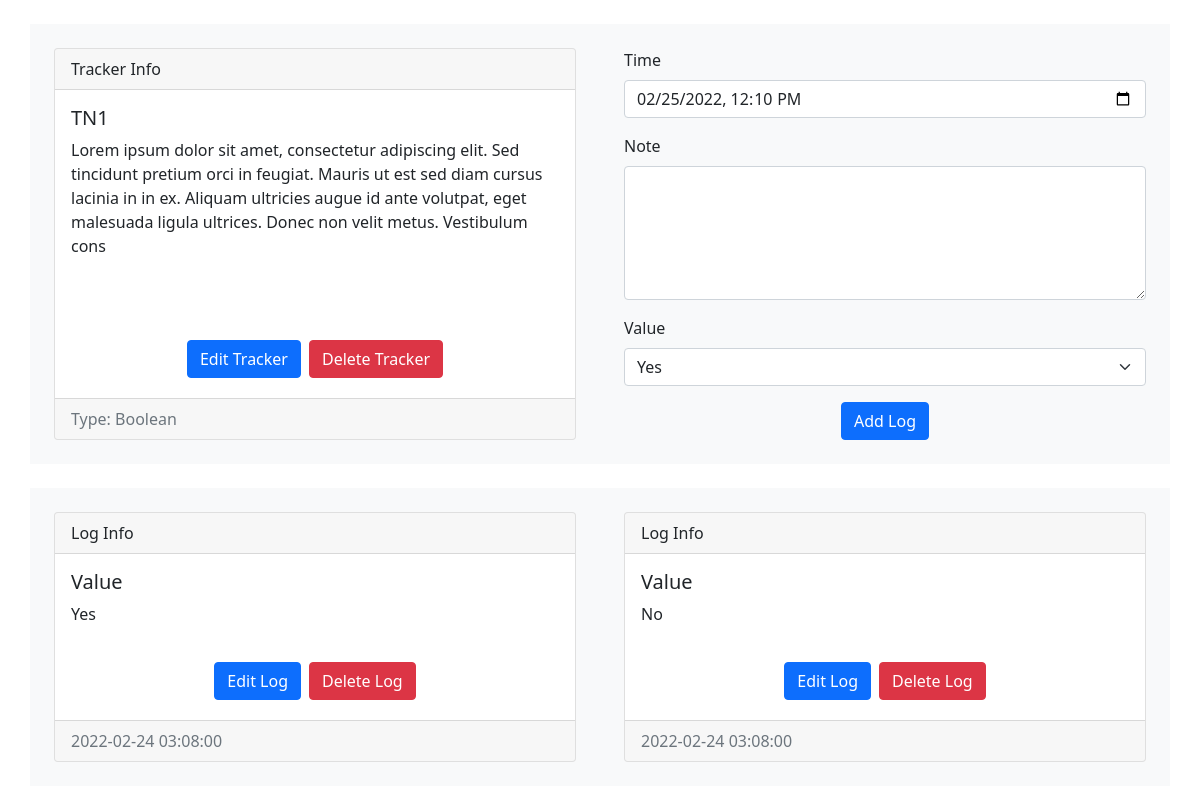
The app's page /trackers/view?id=1 (signed in) with its own data.
### models/models.py (models this page shows)
class TrackerModel(db.Model):
    __tablename__ = "trackers"
    t_id = db.Column(db.Integer(), primary_key=True)
    t_name = db.Column(db.String(64), nullable=False)
    t_desc = db.Column(db.String(256))
    t_type = db.Column(db.Integer(), db.ForeignKey("tracker_types.tt_id", ondelete="CASCADE"), nullable=False)
    t_user = db.Column(db.Integer(), db.ForeignKey("users.id", ondelete="CASCADE"), nullable=False)
    t_type_name = db.relationship("TrackerTypes", uselist=False)
    t_unit = db.relationship("TrackerUnit", cascade="all, delete", uselist=False)
    t_options = db.relationship("TrackerOptions", cascade="all, delete")
    t_logs = db.relationship("TrackerLogs", cascade="all, delete")

class TrackerTypes(db.Model):
    __tablename__ = "tracker_types"
    tt_id = db.Column(db.Integer(), primary_key=True, autoincrement=True)
    tt_name = db.Column(db.String(64), unique=True, nullable=False)

class TrackerLogs(db.Model):
    __tablename__ = "tracker_logs"
    tl_id = db.Column(db.Integer(), primary_key=True, autoincrement=True)
    tl_time = db.Column(db.DateTime(), nullable=False)
    tl_note = db.Column(db.String(256))
    tl_tracker = db.Column(db.Integer(), db.ForeignKey("trackers.t_id", ondelete="CASCADE"), nullable=False)
    tl_vals = db.relationship("TrackerValues", cascade="all, delete")

class TrackerValues(db.Model):
    __tablename__ = "tracker_vals"
    tv_id = db.Column(db.Integer(), primary_key=True, autoincrement=True)
    tv_val = db.Column(db.Numeric(10, 2), nullable=False)
    tv_log = db.Column(db.Integer(), db.ForeignKey("tracker_logs.tl_id", ondelete="CASCADE"), nullable=False)

### views/views.py (the view, shortened to what this page needs)
@app.route("/trackers/view", methods=["GET", "POST"])
@login_required
def trackers_view():
    t_id = request.args.get("id", "")
    if not (t_id.isdigit()):
        flash("Invalid Tracker", "danger")
        return redirect("/trackers")
    t_id = int(t_id)
    tracker = TrackerModel.query.filter(TrackerModel.t_id == t_id, TrackerModel.t_user == current_user.id).first()
    if not tracker:
        flash("Invalid Tracker", "danger")
        return redirect("/trackers")
    options = {x.to_id: x.to_name for x in tracker.t_options}
    return render_template("trackers/view.html", user=current_user, tracker=tracker, options=options)

### auth/auth.py (called while the page is built)
@login.user_loader
def load_user(id):
    return UserModel.query.get(int(id))

### templates/trackers/view.html (shortened to what this page needs)
<!DOCTYPE html>
<html lang="en">
    <head>
        <link rel="stylesheet" href="{{ url_for('static', filename='css/bootstrap.min.css')}}">
        <link rel="stylesheet" href="{{ url_for('static', filename='css/fontawesome.all.min.css')}}">
    </head>
    <body>
        <div class="container">
            <div class="row equal bg-light mt-4">
                <div class="col-sm-12 col-md-12 col-lg-6 col-xl-6 d-flex justify-content-center p-4">
                    <div class="card flex-fill">
                        <div class="card-header">Tracker Info</div>
                        <div class="card-body">
                            <h5 class="card-title">{{ tracker.t_name }}</h5>
                            <p class="card-text">{{ tracker.t_desc }}</p>
                        </div>
                        <div class="card-body d-flex justify-content-center align-items-end">
                            <a href="/trackers/edit?id={{ tracker.t_id }}" class="btn btn-primary m-1">Edit Tracker</a>
                            <form action="" method="POST" style="display: inline;">
                                <button type="submit" class="btn btn-danger m-1">Delete Tracker</button>
                            </form>
                        </div>
                        <div class="card-footer text-muted">
                            <span>Type: {{ tracker.t_type_name.tt_name }}</span>
                        </div>
                    </div>
                </div>
                <div class="col-sm-12 col-md-12 col-lg-6 col-xl-6 d-flex justify-content-center p-4">
                    <div class="flex-fill">
                        <form action="" method="POST" style="width: 100%;">
                            <div class="mb-3">
                                <label for="tl_time" class="form-label">Time</label>
                                <input type="datetime-local" class="form-control" id="tl_time" name="tl_time" required>
                            </div>
                            <div class="mb-3">
                                <label for="tl_note" class="form-label">Note</label>
                                <textarea rows="5" class="form-control" id="tl_note" name="tl_note" maxlength="256"></textarea>
                            </div>
                            {% if tracker.t_type_name.tt_name == "Boolean" %}
                            <label for="tl_val" class="form-label">Value</label>
                            <div class="mb-3">
                                <select id="tl_val" name="tl_val" class="form-select" required>
                                    <option value="1" selected>Yes</option>
                                </select>
                            </div>
                            {% elif tracker.t_type_name.tt_name == "Integer" %}
                            <label for="tl_val" class="form-label">Value</label>
                            <div class="input-group mb-3">
                                <input type="number" step="1" id="tl_val" name="tl_val" class="form-control" aria-describedby="tl_unit" required>
                                <span class="input-group-text" id="tl_unit">{{ tracker.t_unit.tu_name }}</span>
                            </div>
                            {% elif tracker.t_type_name.tt_name == "Decimal" %}
                            <label for="tl_val" class="form-label">Value</label>
                            <div class="input-group mb-3">
                                <input type="number" step="0.01" id="tl_val" name="tl_val" class="form-control" aria-describedby="tl_unit" required>
                                <span class="input-group-text" id="tl_unit">{{ tracker.t_unit.tu_name }}</span>
                            </div>
                            {% endif %}
                            <div class="d-flex justify-content-center mt-2">
                                <button type="submit" class="btn btn-primary">Add Log</button>
                            </div>
                        </form>
                    </div>
                </div>
            </div>
        </div>
        <div class="container">
            <div class="row equal bg-light mt-4">
                {% for log in tracker.t_logs %}
                <div class="col-sm-12 col-md-12 col-lg-6 col-xl-6 d-flex justify-content-center p-4">
                    <div class="card flex-fill">
                        <div class="card-header">Log Info</div>
                        <div class="card-body">
                            <h5 class="card-title">
                                {% if tracker.t_type_name.tt_name == "Multi Select" %}
                                Values
                                {% else %}
                                Value
                                {% endif %}
                            </h5>
                            <div class="card-text">
                                {% for val in log.tl_vals %}
                                <div>
                                    {% if tracker.t_type_name.tt_name == "Boolean" %}
                                        {% if val.tv_val | int == 1 %}
                                        Yes
                                        {% elif val.tv_val | int == 0 %}
                                        No
                                        {% endif %}
                                    {% elif tracker.t_type_name.tt_name == "Integer" %}
                                        {{ val.tv_val | int }}
                                    {% elif tracker.t_type_name.tt_name == "Decimal" %}
                                        {{ val.tv_val | round(2) }}
                                    {% elif tracker.t_type_name.tt_name == "Duration" %}
                                        Hours: {{ val.tv_val // 3600 }} | Minutes: {{ (val.tv_val % 3600) // 60 }} | Seconds: {{ (val.tv_val % 60) | int }}
                                    {% elif tracker.t_type_name.tt_name == "Single Select" %}
                                        {{ options[val.tv_val | int] }}
                                    {% elif tracker.t_type_name.tt_name == "Multi Select" %}
                                        {{ options[val.tv_val | int] }}
                                    {% endif %}
                                </div>
                                {% endfor %}
                            </div>
                        </div>
                        <div class="card-body d-flex justify-content-center align-items-end">
                            <a href="/trackers/log/edit?tid={{ tracker.t_id }}&lid={{ log.tl_id }}" class="btn btn-primary m-1">Edit Log</a>
                            <form action="" method="POST" style="display: inline;">
                                <button type="submit" class="btn btn-danger m-1">Delete Log</button>
                            </form>
                        </div>
                        <div class="card-footer text-muted">
                            {{ log.tl_time }}
                        </div>
                    </div>
                </div>
                {% endfor %}
            </div>
        </div>
    </body>
</html>

### records on screen
TrackerModel: t_name "TN1", t_desc "Lorem ipsum dolor sit amet, consectetur adipiscing elit. Sed tincidunt pretium orci in feugiat. Mauris ut est sed diam cursus lacinia in in ex. Aliquam ultricies augue id ante volutpat, eget malesuada ligula ultrices. Donec non velit metus. Vestibulum cons"
TrackerTypes: t_type_name.tt_name "Boolean"
TrackerLogs: tl_time "2022-02-24 03:08:00"
TrackerValues: tv_val "Yes"
TrackerLogs: tl_time "2022-02-24 03:08:00"
TrackerValues: tv_val "No"
